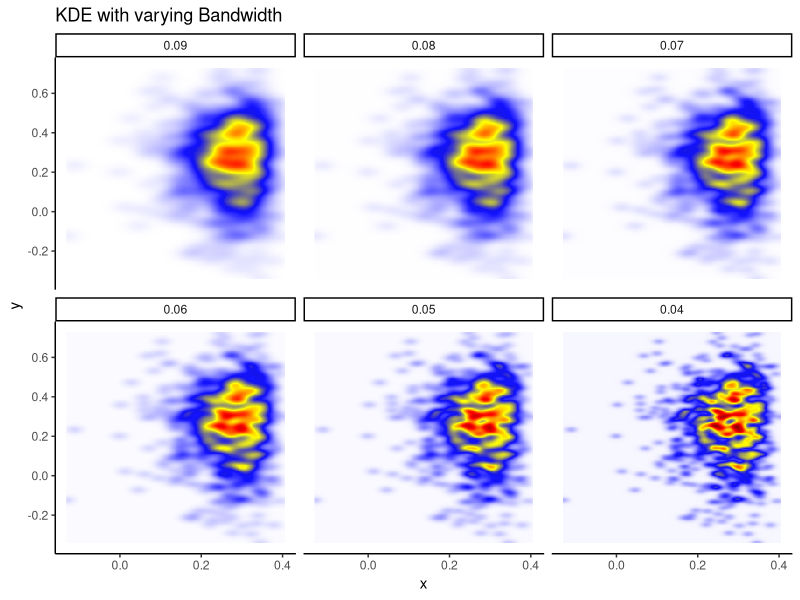

This chart was generated by the following R code:
rm(list=ls())
library(MASS)
library(tidyverse)
set.seed(123)

M <- 1000
b <- log10(rgamma(M, 6, 3))
a <- log10((rweibull(M, 8, 2)))
clrs <- colorRampPalette(c('white','blue','yellow','red','darkred'))
N <- 250

## ggplot version 
bind_rows(lapply(seq(.09, .04, by=-.01), function(i){
    dsub <- kde2d(a, b, n=N, h=i)
    tibble(z=c(dsub$z), x=rep(dsub$x, N), y=rep(dsub$y, each=N)) %>%
        mutate(bandwidth=i)})) %>%
    mutate(bandwidth=factor(bandwidth, levels=seq(.09, .04, by=-.01))) %>%
    group_by(bandwidth) %>%
    mutate(z = (z-mean(z))/sd(z)) %>%
    ggplot(aes(x=x, y=y, fill=z)) +
    geom_raster() +
    scale_fill_gradientn(colors=clrs(27)) +
    theme_classic() +
    facet_wrap(~bandwidth) +
    guides(fill=FALSE) +
    ggtitle("KDE with varying Bandwidth")
